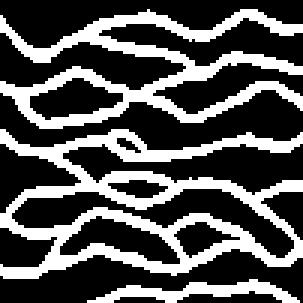
#> input picture channel101.bmp, 101 x 101 px (shown 3 times larger)
$ jupyter execute GitHub_NNSIM_2Dchannel.ipynb   (shell and % lines are left out)
#> lines starting #> are read from the running program, lines starting #| are printed output that depends on the picture; after the words box and inside, x2 and y2 are one past the last pixel; in counts of white or black regions, pixels touching at a corner belong together
# This program is used to achieve fast condensed nearest neighbors¶

One-hot coding is achieved

PCA is compiled

Try reinforcement step

Multigrid strategy is implemented

An improved version of FCNN by sklearn knn

Teacher student developed by cosine distance

Mar. 21, 2021

[cell 1]
# import necessary package
import matplotlib.pyplot as plt
import numpy as np

import time

from PIL import Image

from scipy.spatial import distance
from scipy.stats import entropy

from sklearn.decomposition import PCA

from sklearn.neighbors import NearestCentroid

from sklearn.neighbors import NearestNeighbors
from sklearn.neighbors import KNeighborsClassifier

from tqdm import tqdm

from scipy import ndimage

[cell 2]
# read the training image
TIBMP = Image.open("channel101.bmp",'r')
#> TIBMP is the input picture: PIL image 101x101 RGB; 32.5% white; 3 white regions, box (x1, y1, x2, y2) and area: (0, 43, 101, 93) 1771, (0, 3, 101, 43) 1301, (29, 93, 100, 101) 243
TIInt = TIBMP.load()
TI_Width = TIBMP.size[0]
#> TI_Width = 101
TI_Height = TIBMP.size[1]
#> TI_Height = 101

TI = np.array(TIBMP)/255
TI = TI[:,:,0]

TI_list = TI.tolist()
#> TI_list = 101 items

print(TI_Width)
#| 101
print(TI_Height)
#| 101
print("the training image is: ")
plt.imshow(TI,vmin=0, vmax=1,cmap='jet')
plt.colorbar()
plt.show()
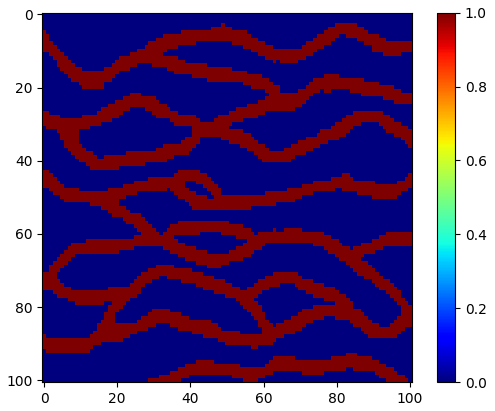
#> figure drawn by matplotlib, 2 panels

[cell 3]
def TemplatePointSequence(template_radius_y,
                          template_radius_x,
                          grid_factor):
    '''determine the sequence about how to create a pattern'''

    sequence_y = []
    sequence_x = []
    sequence_distance = []

    for point_y in range(-template_radius_y,template_radius_y+1):
        for point_x in range(-template_radius_x,template_radius_x+1):
            sequence_y.append(point_y*grid_factor)
            sequence_x.append(point_x*grid_factor)
            sequence_distance.append(np.sqrt(point_y*point_y+point_x*point_x))

    sequence_y = np.array(sequence_y).astype(int)
    sequence_x = np.array(sequence_x).astype(int)
    sequence_distance = np.array(sequence_distance)

    rank = np.argsort(sequence_distance)

    sequence_y = sequence_y[rank]
    sequence_x = sequence_x[rank]

    sequence_y = np.delete(arr=sequence_y,obj=0)
    sequence_x = np.delete(arr=sequence_x,obj=0)

#     print(f'The sequence to collect hard data')
#     print(f'Y {sequence_y}')
#     print(f'X {sequence_x}')

    return sequence_y.tolist(), sequence_x.tolist()

[cell 4]
def ExtractPattern_Training(domain2D_list,
                            center_y,center_x,
                            sequence_y,sequence_x):

    '''extract a pattern from training image based on a given location'''

    pattern = []
    for relative_y, relative_x in zip(sequence_y,sequence_x):
        pattern.append(domain2D_list[center_y+relative_y][center_x+relative_x])
    return np.array(pattern)

[cell 5]
# [20 lines left out: function ExtractPattern_Simulation, not called in this run]

[cell 6]
def ExtractPattern_Simulation_Magnet(domain2D_list,
                                     domain_height,
                                     domain_width,
                                     center_y,
                                     center_x,
                                     template_knn,
                                     template_radius_y,
                                     template_radius_x,
                                     template_size,
                                     unknownSymbol):

    '''extract a pattern from simulation grid based on a given location'''

    searching_location = []
    searching_value = []
    for relative_y in range(-template_radius_y,template_radius_y+1):
        for relative_x in range(-template_radius_x, template_radius_x+1):
            point_y = center_y + relative_y
            point_x = center_x + relative_x

            if(point_y>=0 and point_y<domain_height and point_x>=0 and point_x<domain_width):
                if(domain2D_list[point_y][point_x] != unknownSymbol):

                    searching_value.append(domain2D_list[point_y][point_x])
                    searching_location.append(relative_y)
                    searching_location.append(relative_x)

    searching_location = np.array(searching_location).reshape((-1,2))

    if(searching_location.shape[0]==0):
        return np.array([]), 0

    neigh_dist, neigh_index  = template_knn.kneighbors(X = searching_location)
    neigh_dist = neigh_dist.reshape(-1)
    neigh_index = neigh_index.reshape(-1)

    pattern = [unknownSymbol] * template_size
    magnet_dist = [999999] * template_size

    for dist, index, value in zip(neigh_dist, neigh_index, searching_value):
        if(pattern[index] == unknownSymbol):
            pattern[index] = int(value)
            magnet_dist[index] = dist
        elif(magnet_dist[index] > dist):
            pattern[index] = int(value)
            magnet_dist[index] = dist

    knownAmount = np.argwhere(np.array(pattern) != unknownSymbol).shape[0]

    return np.array(pattern), knownAmount

[cell 7]
# [14 lines left out: function EncodePattern_OneHotEncoding, not called in this run]

[cell 8]
def ConstructPatternBase_Multigrid(TI_list,
                                  TI_Height,TI_Width,
                                  sequence_y, sequence_x,
                                  template_radius_y,template_radius_x,
                                  grid_factor,
                                  faciesAmount = 2,unknownSymbol=-1):

    '''construct pattern database within the multi-grid framework'''

    patternSize = len(sequence_y)   # the dimension of pattern

    PatternBase = []
    Pattern_label = []

    for center_y in range(grid_factor*template_radius_y,TI_Height-grid_factor*template_radius_y):
        for center_x in range(grid_factor*template_radius_x,TI_Width-grid_factor*template_radius_x):
            # extract a pattern
            pattern = ExtractPattern_Training(domain2D_list=TI_list,
                                              center_y=center_y,center_x=center_x,
                                              sequence_y=sequence_y,sequence_x=sequence_x)

            # store pattern in database
            PatternBase.extend(pattern.tolist())
            Pattern_label.append(TI_list[center_y][center_x])

    PatternBase = np.array(PatternBase).astype(int)
    PatternBase = PatternBase.reshape((-1,patternSize))

    return PatternBase, np.array(Pattern_label)

[cell 9]
# [34 lines left out: function ConstructPatternBase_Multigrid_OneHotEncoding, not called in this run]

[cell 10]
# [26 lines left out: function Principal_Component_Analysis, not called in this run]

[cell 11]
# [89 lines left out: function Fast_condensed_nearest_neighbor, not called in this run]

[cell 12]
# [39 lines left out: function ConstructPatternBase_Multigrid_FCNN, not called in this run]

[cell 13]
def RandomSimulationPath(domain_height,domain_width,grid_factor):
    '''define the simulation path within the multi-grid framework'''

    height = domain_height // grid_factor
    width = domain_width // grid_factor

    simulationPath = np.arange(height*width)
    np.random.shuffle(simulationPath)

    simulationPath_y = simulationPath // width
    simulationPath_x = simulationPath % width
    simulationPath_y = simulationPath_y * grid_factor
    simulationPath_x = simulationPath_x * grid_factor

    return simulationPath_y.astype(int).tolist(), simulationPath_x.astype(int).tolist()

[cell 14]
def InitializeRealization2D_unconditional(domain_height,domain_width,sampleRate,faciesAmount=2, unknownSymbol=-1):

    '''initialize a realization'''

    sampleAmount = int(domain_height*domain_width*sampleRate)

    hardDataPath = np.arange(domain_height*domain_width)
    np.random.shuffle(hardDataPath)
    hardDataPath = hardDataPath[:sampleAmount]
    hardDataPath_y = hardDataPath // domain_width
    hardDataPath_x = hardDataPath % domain_width

    hardDataValue = np.random.randint(low=0,high=faciesAmount,size=sampleAmount)

    Realization2D = np.full(shape=(domain_height,domain_width), fill_value=unknownSymbol)

    for center_y, center_x, value in zip(hardDataPath_y, hardDataPath_x, hardDataValue):
        Realization2D[center_y, center_x] = value

    return Realization2D

[cell 15]
# [27 lines left out: function Migrate_HardData_to_Coarse_Grid, not called in this run]

[cell 16]
def Simulate_Realizations_Ball_Tree(TrainingImage,
                                     TrainingImage_list,
                                     TI_Height,
                                     TI_Width,
                                     SG_Amount,
                                     SG_Height,
                                     SG_Width,
                                     MultiGrid,
                                     Template_radius_y,
                                     Template_radius_x,
                                     Num_neighbors_searching,
                                     Num_neighbors_thresholding,
                                     FaciesAmount,
                                     UnknownSymbol):

#> called with TI_Height = 101, TI_Width = 101, SG_Amount = 10, SG_Height = 101, SG_Width = 101, MultiGrid = 2, Template_radius_y = 4, Template_radius_x = 4
    print('\n\n\n All patterns and Ball tree searching')

    # unconditional simulation
    RealizationSet = []
    for index_realization in range(SG_Amount):
        SimulationGrid = InitializeRealization2D_unconditional(domain_height = SG_Height,
                                                               domain_width = SG_Width,
                                                               sampleRate = 0.005,
                                                               faciesAmount = FaciesAmount,
                                                               unknownSymbol = UnknownSymbol)
        RealizationSet.extend(SimulationGrid.tolist())
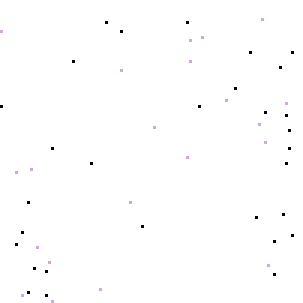
#> SimulationGrid: shape (101, 101) int64 (shown 3 times larger); 3 distinct labels, from -1 to 1; one colour per label, 0 black, -1 white

    RealizationSet = np.array(RealizationSet)
    RealizationSet = RealizationSet.reshape((SG_Amount, SG_Height, SG_Width))


    # multigrid strategy
    for grid in np.arange(start=MultiGrid, stop=-1, step=-1):

        print(f'Grid {grid}:')

        starting_time = time.time()

        grid_factor = 2**grid

        # define the sequence to collect hard data
        sequence_y, sequence_x = TemplatePointSequence(template_radius_y=Template_radius_y,
                                                  template_radius_x=Template_radius_x,
                                                  grid_factor=grid_factor)
        template_location = np.concatenate((np.array(sequence_y).reshape(-1,1),
                                            np.array(sequence_x).reshape(-1,1)),axis=1)
        template_knn = NearestNeighbors(n_neighbors = 1,
                                        algorithm = 'ball_tree',
                                        metric='euclidean')
        template_knn.fit(template_location)
        pattern_size = len(sequence_y)

        # construct a pattern dataset
        Dataset, Labels = ConstructPatternBase_Multigrid(TI_list = TrainingImage_list,
                                                                TI_Height = TI_Height,
                                                                TI_Width = TI_Width,
                                                                sequence_y = sequence_y,
                                                                sequence_x = sequence_x,
                                                                template_radius_y = Template_radius_y,
                                                                template_radius_x = Template_radius_x,
                                                                grid_factor = grid_factor,
                                                                faciesAmount = Facies_Amount,
                                                                unknownSymbol = UnknownSymbol)

        ball_tree_instance = NearestNeighbors(n_neighbors = Num_neighbors_searching,
                                            algorithm = 'ball_tree',
                                            metric='hamming')
        ball_tree_instance.fit(Dataset)

        ending_time = time.time()
        print(f'The ball tree construction program costs {ending_time-starting_time} seconds')

        for index_realization in tqdm(range(SG_Amount)):

#             print(f'Realization {index_realization}:')

            Realization2D_list = np.copy(RealizationSet[index_realization]).tolist()

            # define a random simulation path
            simulationPath_y_list, simulationPath_x_list = RandomSimulationPath(domain_height = SG_Height,
                                                                      domain_width = SG_Width,
                                                                      grid_factor = grid_factor)

#             for index_point in tqdm(range(len(simulationPath_y_list))):
#                 unknown_y = simulationPath_y_list[index_point]
#                 unknown_x = simulationPath_x_list[index_point]

            for unknown_y, unknown_x in zip(simulationPath_y_list, simulationPath_x_list):

                if(Realization2D_list[unknown_y][unknown_x]!=UnknownSymbol):
                    continue

                # find an unknown point
                if(grid == 0):
                    conditioningPattern, knownAmount = ExtractPattern_Simulation(domain2D_list = Realization2D_list,
                                                                                  domain_height = SG_Height,
                                                                                  domain_width = SG_Width,
                                                                                  center_y = unknown_y,
                                                                                  center_x = unknown_x,
                                                                                  sequence_y = sequence_y,
                                                                                  sequence_x = sequence_x,
                                                                                  unknownSymbol = UnknownSymbol)
                else:
                    conditioningPattern, knownAmount = ExtractPattern_Simulation_Magnet(domain2D_list = Realization2D_list,
                                                                                  domain_height = SG_Height,
                                                                                  domain_width = SG_Width,
                                                                                  center_y = unknown_y,
                                                                                  center_x = unknown_x,
                                                                                  template_knn = template_knn,
                                                                                  template_radius_y = Template_radius_y * grid_factor,
                                                                                  template_radius_x = Template_radius_x * grid_factor,
                                                                                  template_size = pattern_size,
                                                                                  unknownSymbol = UnknownSymbol)

                if(knownAmount == 0):
                    # the conditioning pattern does not have known point
                    # randomly assign a value to the simulating point
                    unknown_value = int(np.random.randint(low=0,high=FaciesAmount,size=1))
                else:
                    # perform a ball tree search to find comparable pattern
                    conditioningPattern = conditioningPattern.reshape((1,-1))

                    patternDistance, similarityIndex = ball_tree_instance.kneighbors(conditioningPattern)
                    patternDistance = patternDistance.reshape(-1)
                    similarityIndex = similarityIndex.reshape(-1)

                    distance_threshold = patternDistance[Num_neighbors_thresholding]
                    similarityIndex = similarityIndex[ patternDistance <= distance_threshold ]

                    unknown_value = int(np.random.choice(a=Labels[similarityIndex],size=1)[0])

                Realization2D_list[unknown_y][unknown_x] = unknown_value

            RealizationSet[index_realization] = np.copy(np.array(Realization2D_list))

#             plt.imshow(Realization2D_list, cmap='jet')
#             plt.colorbar()
#             plt.show()

    return RealizationSet
